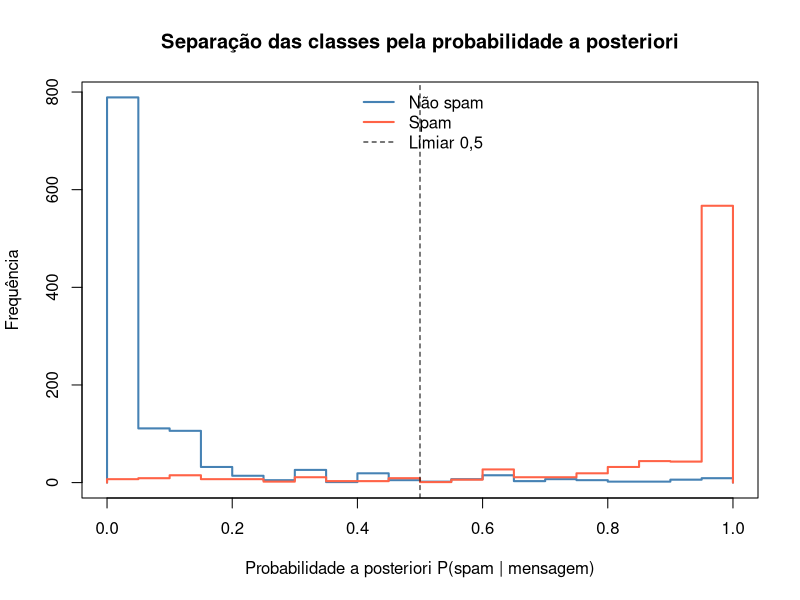
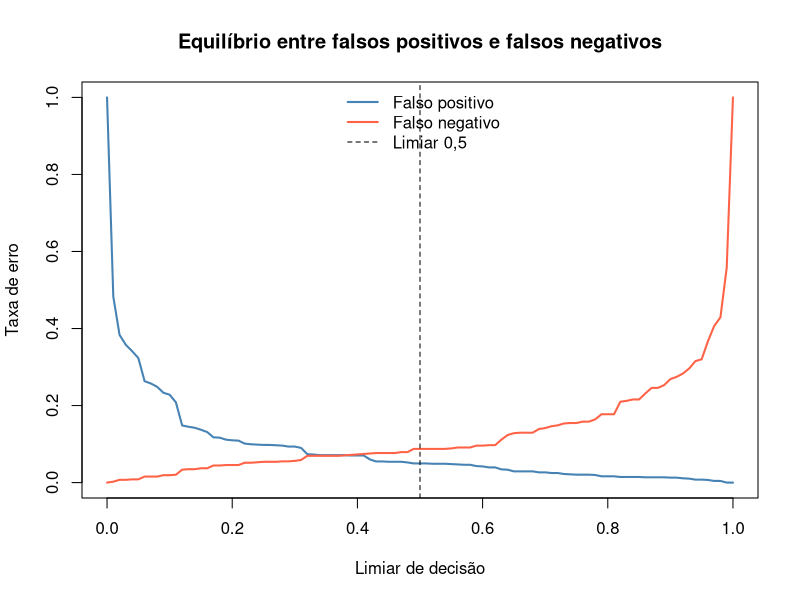
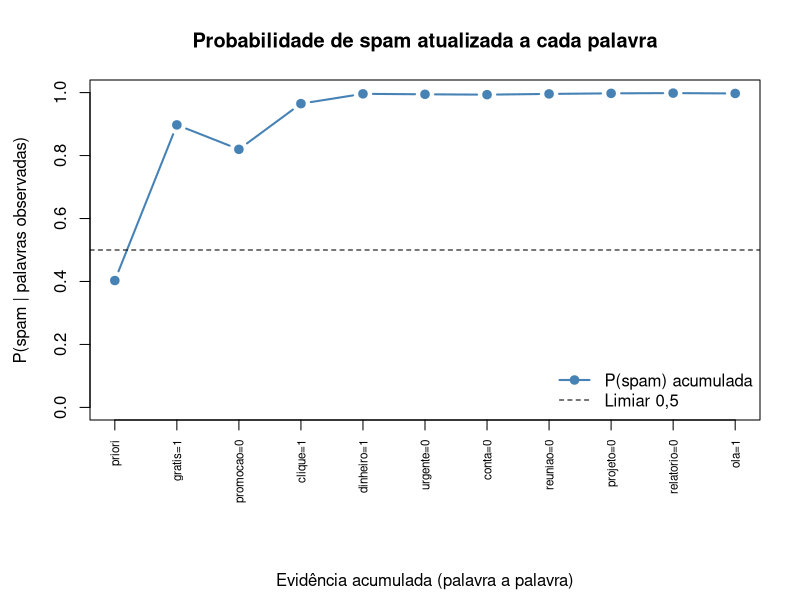

Write the R code that produced these figures, in order.
set.seed(42)

pasta <- "imagens"

# Modelo gerador das mensagens
palavras <- c("gratis", "promocao", "clique", "dinheiro", "urgente",
              "conta", "reuniao", "projeto", "relatorio", "ola")

prob_spam     <- c(0.60, 0.50, 0.55, 0.45, 0.40, 0.35, 0.05, 0.04, 0.03, 0.30)
prob_nao_spam <- c(0.05, 0.08, 0.10, 0.05, 0.15, 0.20, 0.40, 0.45, 0.35, 0.50)

prior_spam     <- 0.40
prior_nao_spam <- 0.60

gerar_emails <- function(n) {
  classe <- sample(c("spam", "nao_spam"), size = n, replace = TRUE,
                   prob = c(prior_spam, prior_nao_spam))
  X <- matrix(0L, nrow = n, ncol = length(palavras))
  for (j in seq_along(palavras)) {
    p <- ifelse(classe == "spam", prob_spam[j], prob_nao_spam[j])
    X[, j] <- rbinom(n, size = 1, prob = p)
  }
  list(classe = classe, X = X)
}

n_treino <- 4000
n_teste  <- 2000
treino <- gerar_emails(n_treino)
teste  <- gerar_emails(n_teste)

# Treinamento
prior_spam_est     <- mean(treino$classe == "spam")
prior_nao_spam_est <- 1 - prior_spam_est

estimar_prob <- function(X, classe, alvo) {
  Xc <- X[classe == alvo, , drop = FALSE]
  colSums(Xc) / nrow(Xc)
}
prob_spam_est     <- estimar_prob(treino$X, treino$classe, "spam")
prob_nao_spam_est <- estimar_prob(treino$X, treino$classe, "nao_spam")

print(round(prior_spam_est, 4))

# Classificacao
verossimilhanca <- function(X, prob) {
  apply(X, 1, function(x) prod(prob^x * (1 - prob)^(1 - x)))
}
posterior_spam <- function(X) {
  peso_spam     <- prior_spam_est     * verossimilhanca(X, prob_spam_est)
  peso_nao_spam <- prior_nao_spam_est * verossimilhanca(X, prob_nao_spam_est)
  peso_spam / (peso_spam + peso_nao_spam)
}

post_teste <- posterior_spam(teste$X)
pred <- ifelse(post_teste > 0.5, "spam", "nao_spam")

n_nao_spam <- sum(teste$classe == "nao_spam")
n_spam     <- sum(teste$classe == "spam")
fp <- sum(teste$classe == "nao_spam" & pred == "spam")
fn <- sum(teste$classe == "spam"     & pred == "nao_spam")

print(round(mean(pred == teste$classe), 4))
print(round(fp / n_nao_spam, 4))
print(round(fn / n_spam, 4))
print(table(real = teste$classe, predito = factor(pred, levels = c("nao_spam", "spam"))))

# Figura 1
faixas <- seq(0, 1, by = 0.05)
h_nao_spam <- hist(post_teste[teste$classe == "nao_spam"], breaks = faixas, plot = FALSE)
h_spam     <- hist(post_teste[teste$classe == "spam"],     breaks = faixas, plot = FALSE)
ymax       <- max(h_nao_spam$counts, h_spam$counts)

linha_hist <- function(h, cor) {
  x <- rep(h$breaks, each = 2)
  y <- c(0, rep(h$counts, each = 2), 0)
  lines(x, y, col = cor, lwd = 2)
}

png(file.path(pasta, "fig_spam_posterior.png"), width = 1600, height = 1100, res = 200)
plot(1, type = "n", xlim = c(0, 1), ylim = c(0, ymax),
     xlab = "Probabilidade a posteriori P(spam | mensagem)", ylab = "Frequência",
     main = "Separação das classes pela probabilidade a posteriori")
linha_hist(h_nao_spam, "steelblue")
linha_hist(h_spam, "tomato")
abline(v = 0.5, lty = 2)
legend("top", legend = c("Não spam", "Spam", "Limiar 0,5"),
       col = c("steelblue", "tomato", "black"), lwd = c(2, 2, 1),
       lty = c(1, 1, 2), bty = "n")
dev.off()

# Figura 2
limiares <- seq(0, 1, by = 0.01)
taxa_fp <- sapply(limiares, function(t) sum(teste$classe == "nao_spam" & post_teste > t) / n_nao_spam)
taxa_fn <- sapply(limiares, function(t) sum(teste$classe == "spam"     & post_teste <= t) / n_spam)

png(file.path(pasta, "fig_spam_limiar.png"), width = 1600, height = 1100, res = 200)
plot(limiares, taxa_fp, type = "l", col = "steelblue", lwd = 2, ylim = c(0, 1),
     xlab = "Limiar de decisão", ylab = "Taxa de erro",
     main = "Equilíbrio entre falsos positivos e falsos negativos")
lines(limiares, taxa_fn, col = "tomato", lwd = 2)
abline(v = 0.5, lty = 2)
legend("top", legend = c("Falso positivo", "Falso negativo", "Limiar 0,5"),
       col = c("steelblue", "tomato", "black"), lwd = c(2, 2, 1),
       lty = c(1, 1, 2), bty = "n")
dev.off()

# Figura 3
x <- teste$X[which(teste$classe == "spam")[1], ]
acum_spam     <- prior_spam_est
acum_nao_spam <- prior_nao_spam_est
post_seq <- prior_spam_est
for (j in seq_along(palavras)) {
  if (x[j] == 1) {
    acum_spam     <- acum_spam     * prob_spam_est[j]
    acum_nao_spam <- acum_nao_spam * prob_nao_spam_est[j]
  } else {
    acum_spam     <- acum_spam     * (1 - prob_spam_est[j])
    acum_nao_spam <- acum_nao_spam * (1 - prob_nao_spam_est[j])
  }
  post_seq <- c(post_seq, acum_spam / (acum_spam + acum_nao_spam))
}

png(file.path(pasta, "fig_spam_sequencial.png"), width = 1600, height = 1100, res = 200)
par(mar = c(9, 4.5, 4, 2))
plot(0:length(palavras), post_seq, type = "b", pch = 19, col = "steelblue", lwd = 2,
     ylim = c(0, 1), xaxt = "n", xlab = "",
     ylab = "P(spam | palavras observadas)",
     main = "Probabilidade de spam atualizada a cada palavra")
axis(1, at = 0:length(palavras), labels = c("priori", paste0(palavras, "=", x)),
     las = 2, cex.axis = 0.7)
mtext("Evidência acumulada (palavra a palavra)", side = 1, line = 7.5)
abline(h = 0.5, lty = 2)
legend("bottomright", legend = c("P(spam) acumulada", "Limiar 0,5"),
       col = c("steelblue", "black"), lwd = c(2, 1), lty = c(1, 2),
       pch = c(19, NA), bty = "n")
dev.off()

print(round(tail(post_seq, 1), 3))
